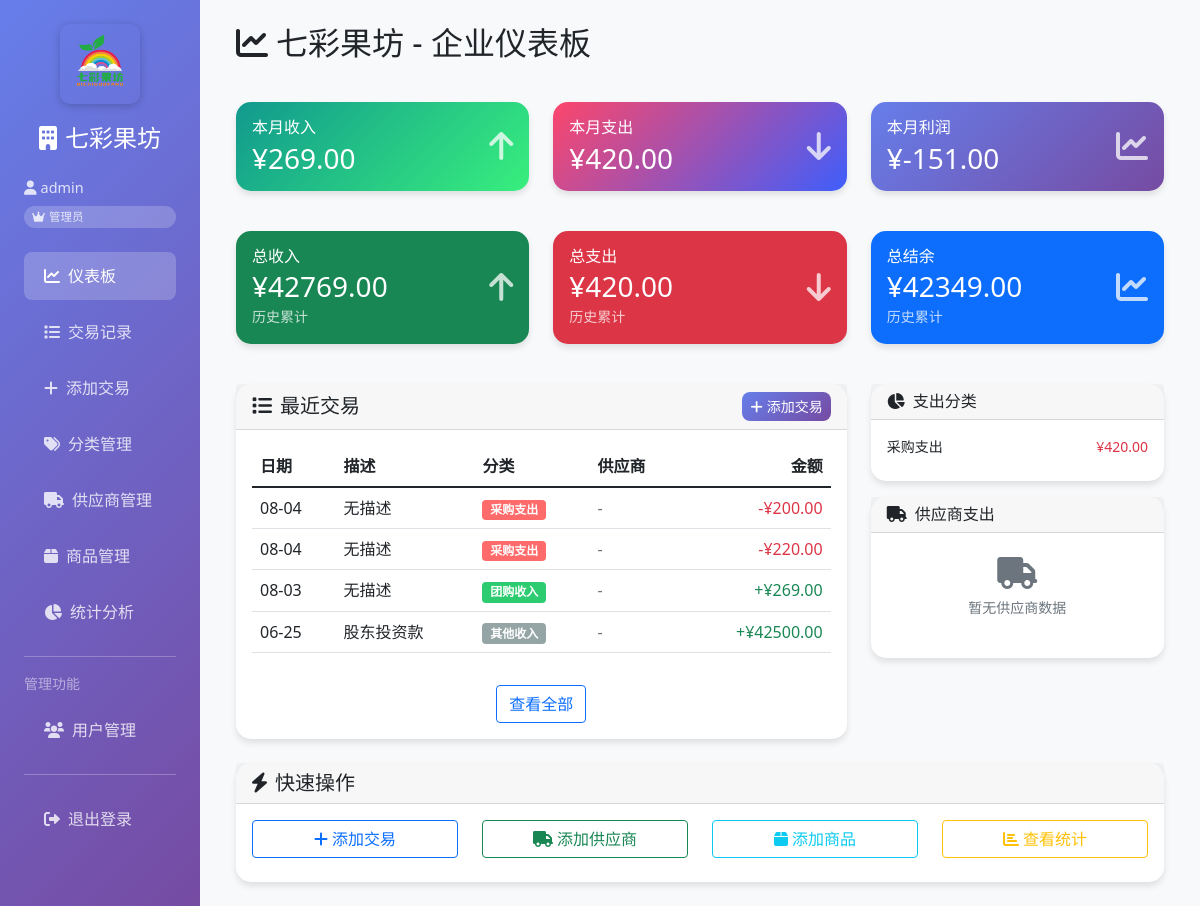
Page / (signed in) on the earlier database version.
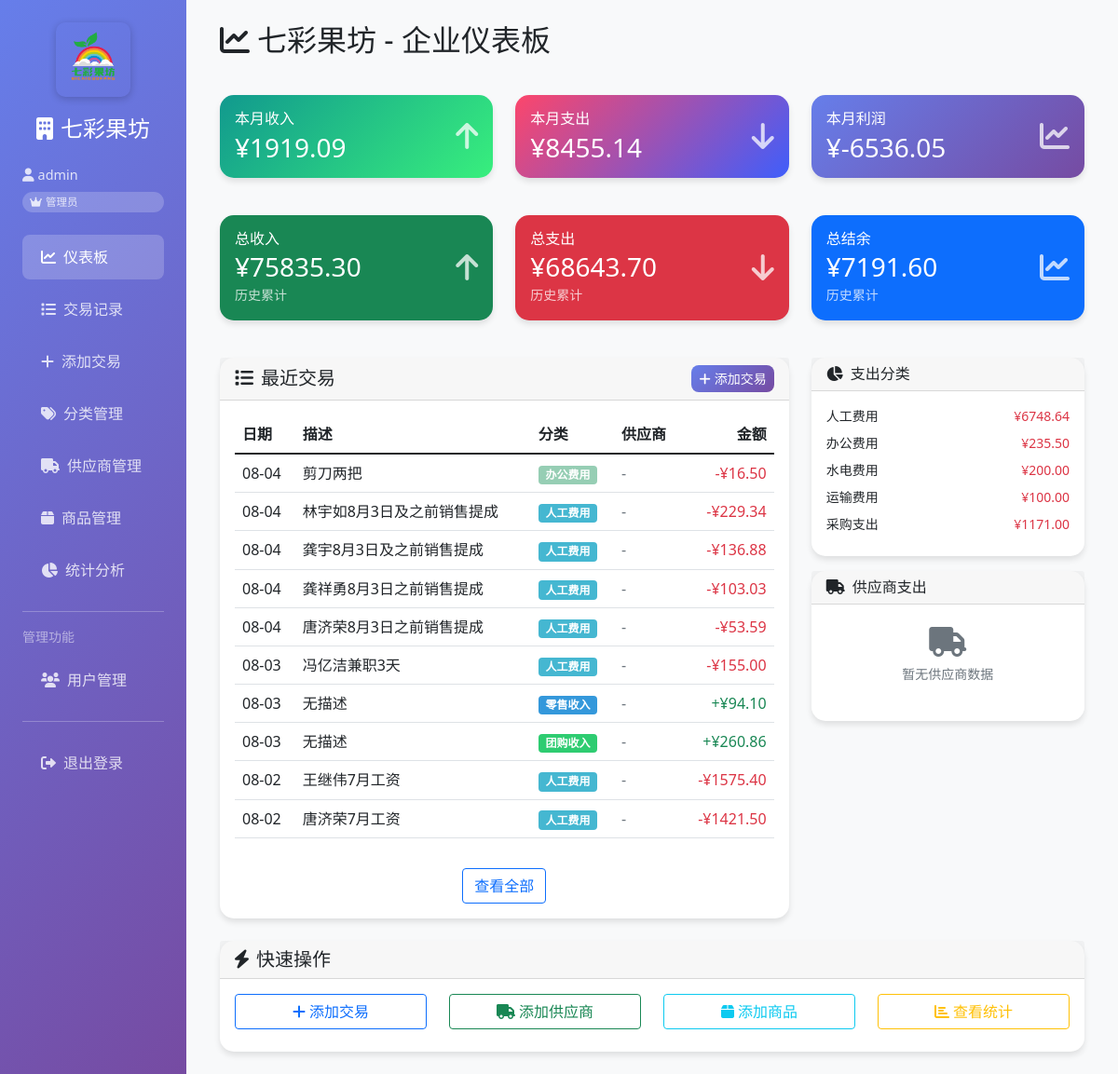
Same page on the later database version.
### app.py (models this page shows)
class Transaction(db.Model):
    id = db.Column(db.Integer, primary_key=True)
    amount = db.Column(db.Float, nullable=False)
    type = db.Column(db.String(10), nullable=False)
    description = db.Column(db.String(200))
    date = db.Column(db.DateTime, nullable=False, default=datetime.utcnow)
    category_id = db.Column(db.Integer, db.ForeignKey('category.id'), nullable=False)
    user_id = db.Column(db.Integer, db.ForeignKey('user.id'), nullable=False)
    supplier_id = db.Column(db.Integer, db.ForeignKey('supplier.id'))
    product_id = db.Column(db.Integer, db.ForeignKey('product.id'))
    quantity = db.Column(db.Float)
    unit_price = db.Column(db.Float)
    category = db.relationship('Category', backref='transactions')
    supplier = db.relationship('Supplier', backref='transactions')
    product = db.relationship('Product', backref='transactions')

class Category(db.Model):
    id = db.Column(db.Integer, primary_key=True)
    name = db.Column(db.String(50), nullable=False)
    type = db.Column(db.String(10), nullable=False)
    color = db.Column(db.String(7), nullable=False)
    user_id = db.Column(db.Integer, db.ForeignKey('user.id'), nullable=False)

### app.py (the view)
@app.route('/')
@login_required
def dashboard():
    today = datetime.now().date()
    month_start = today.replace(day=1)
    month_income = db.session.query(db.func.sum(Transaction.amount)).filter(
        Transaction.type == 'income',
        Transaction.date >= month_start
    ).scalar() or 0
    month_expense = db.session.query(db.func.sum(Transaction.amount)).filter(
        Transaction.type == 'expense',
        Transaction.date >= month_start
    ).scalar() or 0
    total_transactions = Transaction.query.count()
    total_users = User.query.count()
    total_suppliers = Supplier.query.count()
    total_products = Product.query.count()
    total_categories = Category.query.count()
    active_suppliers = Supplier.query.filter_by(is_active=True).count()
    active_products = Product.query.filter_by(is_active=True).count()
    active_users = User.query.filter_by(is_active=True).count()
    total_income = db.session.query(db.func.sum(Transaction.amount)).filter(
        Transaction.type == 'income'
    ).scalar() or 0
    total_expense = db.session.query(db.func.sum(Transaction.amount)).filter(
        Transaction.type == 'expense'
    ).scalar() or 0
    recent_transactions = Transaction.query.order_by(Transaction.date.desc()).limit(10).all()
    category_stats = db.session.query(
        Category.name,
        db.func.sum(Transaction.amount).label('total')
    ).join(Transaction).filter(
        Transaction.type == 'expense',
        Transaction.date >= month_start
    ).group_by(Category.name).all()
    supplier_stats = db.session.query(
        Supplier.name,
        db.func.sum(Transaction.amount).label('total')
    ).join(Transaction).filter(
        Transaction.type == 'expense',
        Transaction.date >= month_start
    ).group_by(Supplier.name).limit(5).all()
    return render_template('dashboard.html',
                         month_income=month_income,
                         month_expense=month_expense,
                         recent_transactions=recent_transactions,
                         category_stats=category_stats,
                         supplier_stats=supplier_stats,
                         total_transactions=total_transactions,
                         total_users=total_users,
                         total_suppliers=total_suppliers,
                         total_products=total_products,
                         total_categories=total_categories,
                         active_suppliers=active_suppliers,
                         active_products=active_products,
                         active_users=active_users,
                         total_income=total_income,
                         total_expense=total_expense)

### app.py (called while the page is built)
@login_manager.user_loader
def load_user(user_id):
    return User.query.get(int(user_id))

### templates/dashboard.html (shortened to what the changed rows need)
{% extends "base.html" %}
{% block content %}
<div class="row mb-4">
    <div class="col-12">
        <h2 class="mb-3">
            <i class="fas fa-chart-line me-2"></i>七彩果坊 - 企业仪表板
        </h2>
    </div>
</div>
<div class="row mb-4">
    <div class="col-md-4 mb-3">
        <div class="card income-card">
            <div class="card-body">
                <div class="d-flex justify-content-between align-items-center">
                    <div>
                        <h6 class="card-title mb-1">本月收入</h6>
                        <h3 class="mb-0">¥{{ "%.2f"|format(month_income) }}</h3>
                    </div>
                </div>
            </div>
        </div>
    </div>
    <div class="col-md-4 mb-3">
        <div class="card expense-card">
            <div class="card-body">
                <div class="d-flex justify-content-between align-items-center">
                    <div>
                        <h6 class="card-title mb-1">本月支出</h6>
                        <h3 class="mb-0">¥{{ "%.2f"|format(month_expense) }}</h3>
                    </div>
                </div>
            </div>
        </div>
    </div>
    <div class="col-md-4 mb-3">
        <div class="card stat-card">
            <div class="card-body">
                <div class="d-flex justify-content-between align-items-center">
                    <div>
                        <h6 class="card-title mb-1">本月利润</h6>
                        <h3 class="mb-0">¥{{ "%.2f"|format(month_income - month_expense) }}</h3>
                    </div>
                </div>
            </div>
        </div>
    </div>
</div>
<div class="row mb-4">
    <div class="col-md-4 mb-3">
        <div class="card bg-success text-white">
            <div class="card-body">
                <div class="d-flex justify-content-between align-items-center">
                    <div>
                        <h6 class="card-title mb-1">总收入</h6>
                        <h3 class="mb-0">¥{{ "%.2f"|format(total_income) }}</h3>
                        <small class="opacity-75">历史累计</small>
                    </div>
                </div>
            </div>
        </div>
    </div>
    <div class="col-md-4 mb-3">
        <div class="card bg-danger text-white">
            <div class="card-body">
                <div class="d-flex justify-content-between align-items-center">
                    <div>
                        <h6 class="card-title mb-1">总支出</h6>
                        <h3 class="mb-0">¥{{ "%.2f"|format(total_expense) }}</h3>
                        <small class="opacity-75">历史累计</small>
                    </div>
                </div>
            </div>
        </div>
    </div>
    <div class="col-md-4 mb-3">
        <div class="card bg-primary text-white">
            <div class="card-body">
                <div class="d-flex justify-content-between align-items-center">
                    <div>
                        <h6 class="card-title mb-1">总结余</h6>
                        <h3 class="mb-0">¥{{ "%.2f"|format(total_income - total_expense) }}</h3>
                        <small class="opacity-75">历史累计</small>
                    </div>
                </div>
            </div>
        </div>
    </div>
</div>
<div class="row">
    <div class="col-md-8 mb-4">
        <div class="card">
            <div class="card-body">
                {% if recent_transactions %}
                    <div class="table-responsive">
                        <table class="table table-hover">
                            <thead>
                                <tr>
                                    <th>日期</th>
                                    <th>描述</th>
                                    <th>分类</th>
                                    <th>供应商</th>
                                    <th class="text-end">金额</th>
                                </tr>
                            </thead>
                            <tbody>
                                {% for transaction in recent_transactions %}
                                <tr>
                                    <td>{{ transaction.date.strftime('%m-%d') }}</td>
                                    <td>{{ transaction.description or '无描述' }}</td>
                                    <td>
                                        <span class="badge" style="background-color: {{ transaction.category.color }}">
                                            {{ transaction.category.name }}
                                        </span>
                                    </td>
                                    <td>
                                        {% if transaction.supplier %}
                                            <span class="text-muted">{{ transaction.supplier.name }}</span>
                                        {% else %}
                                            <span class="text-muted">-</span>
                                        {% endif %}
                                    </td>
                                    <td class="text-end">
                                        <span class="{% if transaction.type == 'income' %}text-success{% else %}text-danger{% endif %}">
                                            {{ '+' if transaction.type == 'income' else '-' }}¥{{ "%.2f"|format(transaction.amount) }}
                                        </span>
                                    </td>
                                </tr>
                                {% endfor %}
                            </tbody>
                        </table>
                    </div>
                {% endif %}
            </div>
        </div>
    </div>
    <div class="col-md-4 mb-4">
        <div class="card mb-3">
            <div class="card-body">
                {% if category_stats %}
                    {% for category_name, total in category_stats %}
                    <div class="d-flex justify-content-between align-items-center mb-2">
                        <span class="small">{{ category_name }}</span>
                        <span class="text-danger small">¥{{ "%.2f"|format(total) }}</span>
                    </div>
                    {% endfor %}
                {% else %}
                    <div class="text-center py-2">
                        <i class="fas fa-chart-pie fa-2x text-muted mb-2"></i>
                        <p class="text-muted small">暂无支出数据</p>
                    </div>
                {% endif %}
            </div>
        </div>
    </div>
</div>
{% endblock %}

Differences in the rows shown:
no longer on this page (row edited): Transaction: type "-", amount "200.00"
no longer on this page (row edited): Transaction: type "-", amount "220.00"
no longer on this page (row edited): Transaction: type "+", amount "269.00"
no longer on this page (row edited): Transaction: type "+", amount "42500.00"
added Transaction: type "-", amount "16.50"
added Transaction: type "-", amount "229.34"
added Transaction: type "-", amount "136.88"
added Transaction: type "-", amount "103.03"
added Transaction: type "-", amount "53.59"
added Transaction: type "-", amount "155.00"
added Transaction: type "+", amount "94.10"
added Transaction: type "+", amount "260.86"
added Transaction: type "-", amount "1575.40"
added Transaction: type "-", amount "1421.50"
now on this page (row unchanged): Category: name "人工费用", total "6748.64"
now on this page (row unchanged): Category: name "办公费用", total "235.50"
now on this page (row unchanged): Category: name "水电费用", total "200.00"
now on this page (row unchanged): Category: name "运输费用", total "100.00"
computed for Category "采购支出": total "420.00" → "1171.00"
Other differences:
{{ "%.2f"|format(month_income) }}: "269.00" → "1919.09"
{{ "%.2f"|format(month_expense) }}: "420.00" → "8455.14"
{{ "%.2f"|format(month_income - month_expense) }}: "-151.00" → "-6536.05"
{{ "%.2f"|format(total_income) }}: "42769.00" → "75835.30"
{{ "%.2f"|format(total_expense) }}: "420.00" → "68643.70"
{{ "%.2f"|format(total_income - total_expense) }}: "42349.00" → "7191.60"
